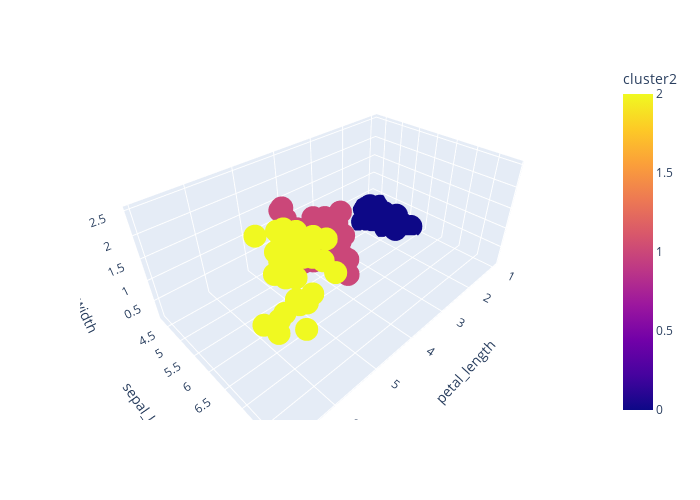

Source (notebook cell):
### Code cell
fig = px.scatter_3d(df, x='petal_length', z='petal_width', y='sepal_length',
              color='cluster2')
fig.update_layout(width=700, height=500)
# fig.update_layout(margin={"r":0,"t":0,"l":10,"b":0})
fig.show()

### Figure 1 — Plotly figure (JSON) as saved in the notebook; plotly's stock layout.template omitted (floating-point values rounded to 4 significant figures; data arrays with more than 128 entries replaced by an {"elided": "..."} marker saying what was removed)
{"data": [{"hovertemplate": "petal_length=%{x}<br>sepal_length=%{y}<br>petal_width=%{z}<br>cluster2=%{marker.color}<extra></extra>", "legendgroup": "", "marker": {"color": {"elided": "150 int values"}, "coloraxis": "coloraxis", "symbol": "circle"}, "mode": "markers", "name": "", "scene": "scene", "showlegend": false, "type": "scatter3d", "x": {"elided": "150 float values"}, "y": {"elided": "150 float values"}, "z": {"elided": "150 float values"}}], "layout": {"coloraxis": {"colorbar": {"title": {"text": "cluster2"}}, "colorscale": [[0, "#0d0887"], [0.1111, "#46039f"], [0.2222, "#7201a8"], [0.3333, "#9c179e"], [0.4444, "#bd3786"], [0.5556, "#d8576b"], [0.6667, "#ed7953"], [0.7778, "#fb9f3a"], [0.8889, "#fdca26"], [1, "#f0f921"]]}, "height": 500, "legend": {"tracegroupgap": 0}, "margin": {"t": 60}, "scene": {"domain": {"x": [0, 1], "y": [0, 1]}, "xaxis": {"title": {"text": "petal_length"}}, "yaxis": {"title": {"text": "sepal_length"}}, "zaxis": {"title": {"text": "petal_width"}}}, "width": 700}}
